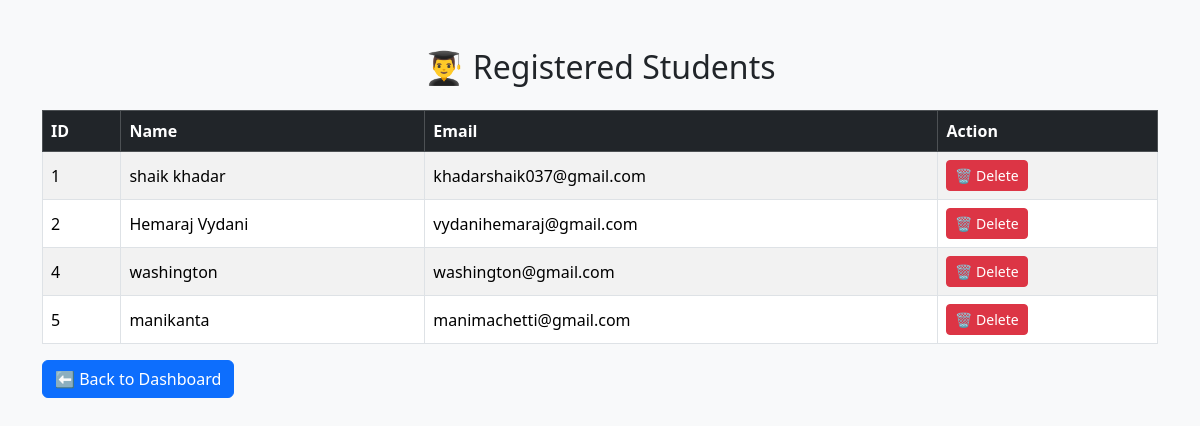
Screenshot of /admin/students (signed in) with the database file from the repository.
### app.py (models this page shows)
class User(UserMixin, db.Model):
    __tablename__ = "users"
    id = db.Column(db.Integer, primary_key=True)
    name = db.Column(db.String(100), nullable=False)
    email = db.Column(db.String(120), unique=True, nullable=False)
    password = db.Column(db.String(200), nullable=False)
    role = db.Column(db.String(20), nullable=False, default="user")

### app.py (the view)
@app.route("/admin/students")
@login_required
def view_students():
    if current_user.role != "admin":
        return redirect(url_for("dashboard"))
    students = User.query.filter_by(role="user").all()
    return render_template("view_students.html", students=students)

### app.py (called while the page is built)
@login_manager.user_loader
def load_user(user_id):
    return User.query.get(int(user_id))

### templates/view_students.html (shortened to what this page needs)
<!DOCTYPE html>
<html lang="en">
<head>
    <link href="https://cdn.jsdelivr.net/npm/bootstrap@5.3.3/dist/css/bootstrap.min.css" rel="stylesheet">
</head>
<body class="bg-light">
<div class="container mt-5">
    <h2 class="mb-4 text-center">
        👨‍🎓 Registered Students
    </h2>
    <table class="table table-bordered table-striped table-hover align-middle">
        <thead class="table-dark">
            <tr>
                <th>ID</th>
                <th>Name</th>
                <th>Email</th>
                <th>Action</th>
            </tr>
        </thead>
        <tbody>
        {% for student in students %}
            <tr>
                <td>{{ student.id }}</td>
                <td>{{ student.name }}</td>
                <td>{{ student.email }}</td>
                <td>
                    {% if student.role == "admin" %}
                        <span class="badge bg-success">
                            Admin
                        </span>
                    {% else %}
                        <a href="{{ url_for('delete_user', user_id=student.id) }}"
                           class="btn btn-danger btn-sm"
                           onclick="return confirm('Are you sure you want to delete this student?');">
                            🗑 Delete
                        </a>
                    {% endif %}
                </td>
            </tr>
        {% endfor %}
        </tbody>
    </table>
    <a href="{{ url_for('admin_dashboard') }}"
       class="btn btn-primary">
        ⬅ Back to Dashboard
    </a>
</div>
</body>
</html>

### rows the page displays
User: id "1", name "shaik khadar", email "khadarshaik037@gmail.com"
User: id "2", name "Hemaraj Vydani", email "vydanihemaraj@gmail.com"
User: id "4", name "washington", email "washington@gmail.com"
User: id "5", name "manikanta", email "manimachetti@gmail.com"
